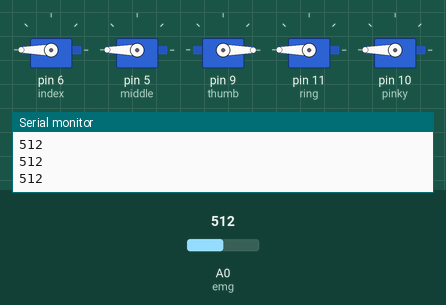
A sketch run on a simulated Arduino Uno, built with avr-gcc and run on an emulated ATmega328P. Parts: 5 × servo, the last lines printed to the serial monitor. The test bench sets the inputs (shaded band); at power-on: A0 (emg) = 512.

Above: at 1.2 s.
1.3 s: A0 (emg) set to 75
2.8 s: A0 (emg) set to 65
At 3.8 s:
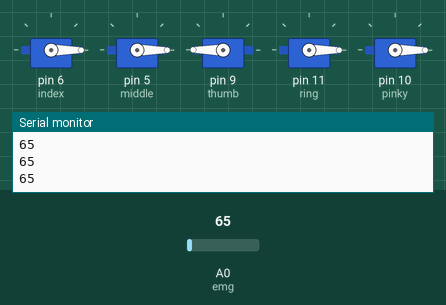
4.3 s: A0 (emg) set to 100
At 5.5 s:
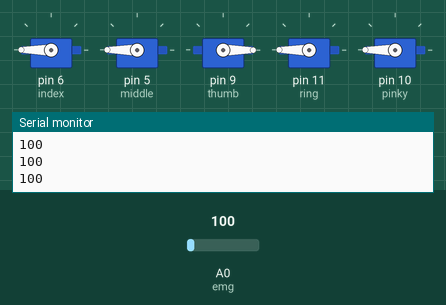
5.9 s: A0 (emg) set to 60
At 7.3 s:
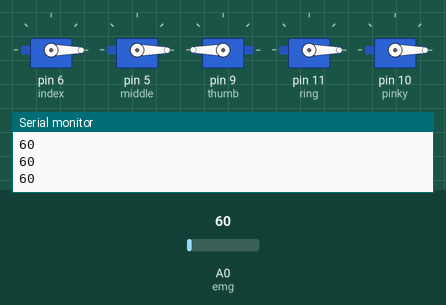
Timing chart, 0 to 8.5 s (numbered marks = the images above; inputs shaded):
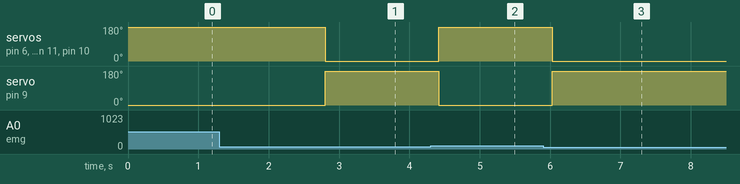

The sketch:

sketch_apr13a.ino
```cpp
#include<Servo.h>
#define emg A0
Servo index;
Servo middle;
Servo thumb;
Servo ring;
Servo pinky;

void setup()
{
  Serial.begin(115200);
  index.attach(6);
  middle.attach(5);
  thumb.attach(9);
  ring.attach(11);
  pinky.attach(10);
}

void loop()
{
   int avg=0;
int sum=0;
  // put your main code here, to run repeatedly:
for(int i=0;i<30;i++){
  int value=analogRead(emg);
  sum+=value;
  }
avg=sum/30;
Serial.println(avg);


if (avg>=90){
  index.write(180);
  pinky.write(180);
  middle.write(180);
  thumb.write(0);
  ring.write(180);

  delay(400);
}
else if(avg<=70)
{
index.write(0);
pinky.write(0);
  middle.write(0);
  thumb.write(180);
  ring.write(0);

  delay(400);
}
}
```

Measured:
- the behaviour switches between 71 and 70 on A0 (emg) (found by bisection; images 0 and 1)
- after the input at 2.8 s, servo on pin 6 (index), servo on pin 5 (middle), servo on pin 11 (ring), servo on pin 10 (pinky): 180° → 0° at once; servo on pin 9 (thumb): 0° → 180° at once
- after the input at 4.3 s, servo on pin 6 (index), servo on pin 5 (middle), servo on pin 11 (ring), servo on pin 10 (pinky): 0° → 180° after 0.12 s; servo on pin 9 (thumb): 180° → 0° after 0.12 s
- after the input at 5.9 s, servo on pin 6 (index), servo on pin 5 (middle), servo on pin 11 (ring), servo on pin 10 (pinky): 180° → 0° after 0.13 s; servo on pin 9 (thumb): 0° → 180° after 0.13 s
